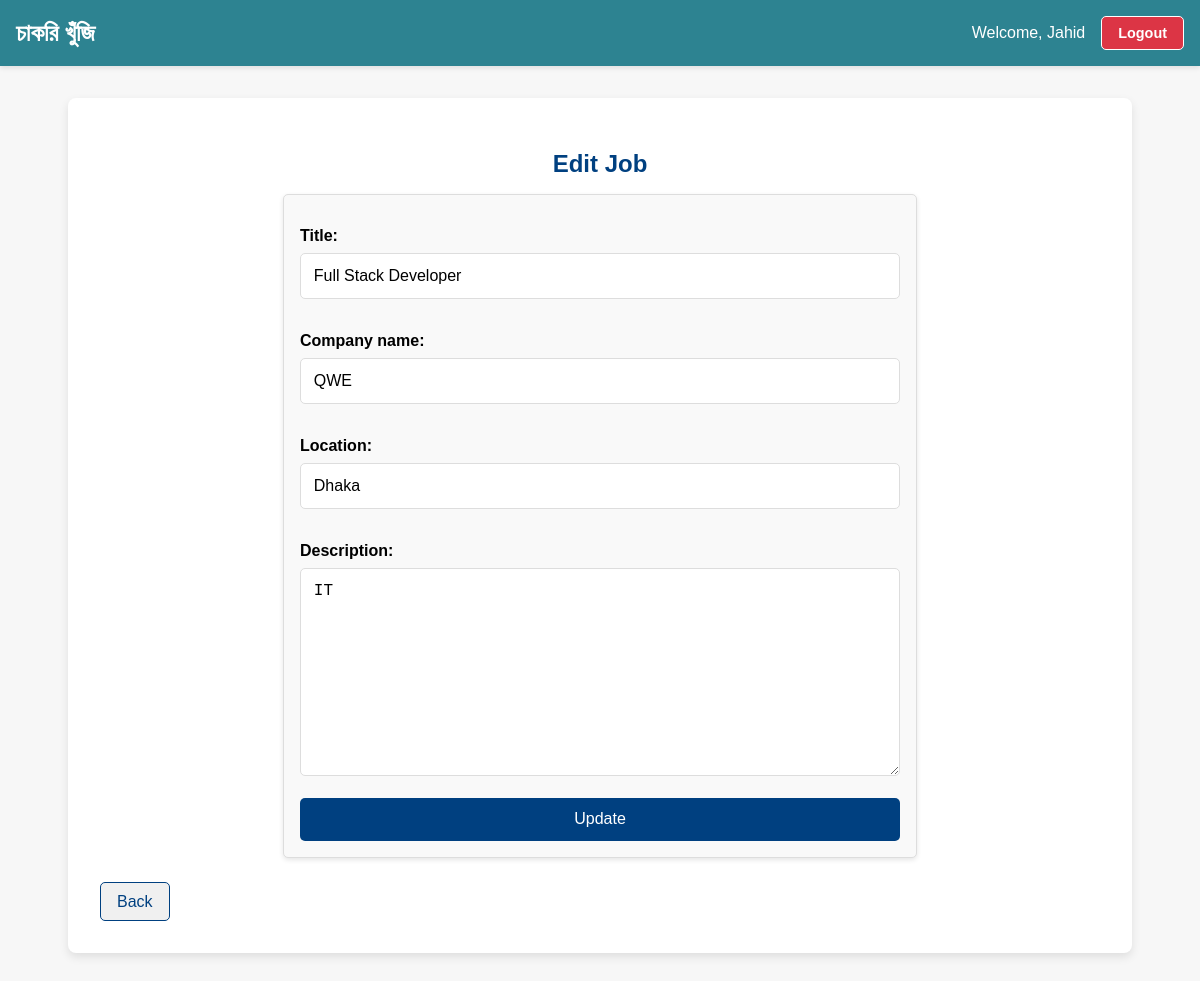
The app's page /jobs/2/edit/ (signed in) with its own data.
### users/models.py (models this page shows)
class CustomUser(AbstractUser):
    ROLE_CHOICES = (
        ('employer', 'Employer'),
        ('applicant', 'Applicant'),
    )
    role = models.CharField(max_length=10, choices=ROLE_CHOICES)

### jobs/models.py (models this page shows, shortened)
class Job(models.Model):
    title = models.CharField(max_length=255)
    company_name = models.CharField(max_length=255)
    location = models.CharField(max_length=255)
    description = models.TextField()
    posted_by = models.ForeignKey(settings.AUTH_USER_MODEL, on_delete=models.CASCADE)
    created_at = models.DateTimeField(auto_now_add=True)

### jobs/views.py (the view)
# urls.py: path('<int:job_id>/edit/', edit_job, name='edit_job'),
@login_required
def edit_job(request, job_id):
    if request.user.role != 'employer':  # Only employers can edit jobs
        return redirect('dashboard')
    job = get_object_or_404(Job, id=job_id, posted_by=request.user)  # Ensure the job belongs to the logged-in employer
    if request.method == "POST":
        form = JobForm(request.POST, instance=job)
        if form.is_valid():
            form.save()
            messages.success(request, "Job successfully updated!")
            return redirect('employer_dashboard')
    else:
        form = JobForm(instance=job)
    return render(request, 'jobs/edit_job.html', {'form': form, 'job': job})

### jobs/forms.py
class JobForm(forms.ModelForm):
    class Meta:
        model = Job
        fields = ['title', 'company_name', 'location', 'description']

### jobs/templates/jobs/edit_job.html (shortened to what this page needs)
{% extends 'base.html' %}
{% block content %}
<h2 style="text-align: center; color: #004080; margin-bottom: 1rem;">Edit Job</h2>
<div style="max-width: 600px; margin: 0 auto; padding: 1rem; background-color: #f9f9f9; border: 1px solid #ddd; border-radius: 5px; box-shadow: 0 2px 5px rgba(0, 0, 0, 0.1);">
    <form method="post" style="display: flex; flex-direction: column; gap: 0.1rem;">
        {{ form.as_p }}
        <button type="submit" style="background-color: #004080; color: white; border: none; padding: 0.8rem; border-radius: 5px; cursor: pointer; font-size: 1rem;">Update</button>
    </form>
</div>
<a href="{% url 'employer_dashboard' %}" class="btn-primary no-underline" style="display: inline-block; margin-top: 1.5rem; text-align: center; background-color: #f0f0f0; color: #004080; padding: 0.6rem 1rem; border: 1px solid #004080; border-radius: 5px; text-decoration: none;">Back</a>
{% endblock %}

### users/templates/base.html (shortened to what this page needs)
<!DOCTYPE html>
<html lang="en">
<head>
</head>
<body>
    <header style="display: flex; justify-content: space-between; align-items: center; padding: 1rem; background-color: #2D8391; color: white; box-shadow: 0 2px 5px rgba(0, 0, 0, 0.1);">
        <h1 style="margin: 0; font-size: 1.5rem; color: white;">চাকরি খুঁজি</h1>
        {% if user.is_authenticated %}
        <div style="display: flex; align-items: center; gap: 1rem;">
            <span style="font-size: 1rem;">Welcome, {{ user.username }}</span>
            <a href="{% url 'logout' %}" style="color: white; text-decoration: none; background-color: #dc3545; padding: 0.5rem 1rem; border-radius: 5px; font-size: 0.9rem; font-weight: bold; cursor: pointer; transition: background-color 0.3s ease;">
                Logout
            </a>
        </div>
        {% endif %}
    </header>
    <div class="container">
        {% block content %}{% endblock %}
    </div>
</body>
</html>

### users/templates/base.html (style rules this page uses)
body { font-family: 'Arial', sans-serif; margin: 0; padding: 0; background-color: #f7f7f7; }
header { background-color: #72C5D2; color: white; padding: 1rem; display: flex; justify-content: space-between; align-items: center; }
header a { color: white; text-decoration: none; padding: 0.5rem 1rem; border: 1px solid white; border-radius: 5px; }
.container { max-width: 1000px; margin: 2rem auto; background: white; border-radius: 8px; box-shadow: 0px 4px 10px rgba(0, 0, 0, 0.1); padding: 2rem; }
h1, h2, h3 { color: #72C5D2; }
button, input[type='submit'], .btn-primary { background-color: #72C5D2; color: white; border: none; padding: 0.5rem 1rem; border-radius: 5px; cursor: pointer; }

### jobs/templates/jobs/edit_job.html (style rules this page uses)
form label { display: block; margin-bottom: 0.5rem; font-weight: bold; }
form input, form select, form textarea { width: 100%; padding: 0.8rem; border: 1px solid #ddd; border-radius: 5px; font-size: 1rem; box-sizing: border-box; }

### records on screen
CustomUser: username "Jahid"
Job: title "Full Stack Developer", company_name "QWE", location "Dhaka", description "IT"
